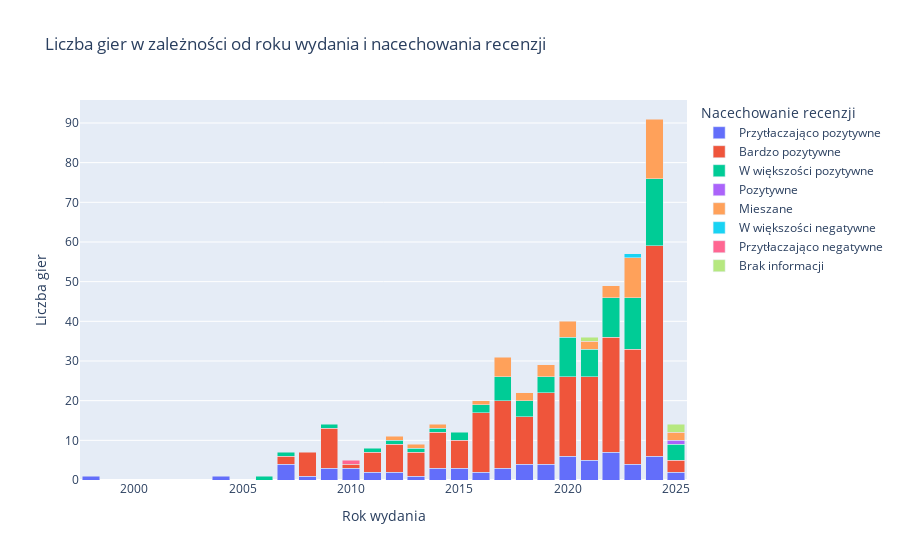

This figure's notebook cell:
### Code cell
# 3. Rozkład cen w zależności od daty wydania
import plotly.express as px
import pandas as pd

# Wykres liczby gier z podziałem na nacechowanie
# Grupowanie danych: liczba gier w zależności od nacechowania recenzji
count_data = df.groupby('Nacechowanie recenzji')['Tytuł'].count().reset_index()
count_data.rename(columns={'Tytuł': 'Liczba gier'}, inplace=True)

# Grupowanie danych: liczba gier w zależności od roku i nacechowania recenzji
grouped_data = df.groupby(['Rok wydania', 'Nacechowanie recenzji'])['Tytuł'].count().reset_index()
grouped_data.rename(columns={'Tytuł': 'Liczba gier'}, inplace=True)

# Wykres słupkowy z podziałem
fig5 = px.bar(grouped_data, x='Rok wydania', y='Liczba gier', color='Nacechowanie recenzji', barmode='stack',
             title='Liczba gier w zależności od roku wydania i nacechowania recenzji',
             labels={'Rok wydania': 'Rok wydania', 'Liczba gier': 'Liczba gier', 'Nacechowanie recenzji': 'Nacechowanie recenzji'},
             category_orders={'Nacechowanie recenzji': category_order})
fig5.show()

### Figure 1 — Plotly figure (JSON) as saved in the notebook; plotly's stock layout.template omitted (floating-point values rounded to 4 significant figures)
{"data": [{"alignmentgroup": "True", "hovertemplate": "Nacechowanie recenzji=Przytłaczająco pozytywne<br>Rok wydania=%{x}<br>Liczba gier=%{y}<extra></extra>", "legendgroup": "Przytłaczająco pozytywne", "marker": {"color": "#636efa", "pattern": {"shape": ""}}, "name": "Przytłaczająco pozytywne", "offsetgroup": "Przytłaczająco pozytywne", "orientation": "v", "showlegend": true, "textposition": "auto", "type": "bar", "x": [1998, 2004, 2007, 2008, 2009, 2010, 2011, 2012, 2013, 2014, 2015, 2016, 2017, 2018, 2019, 2020, 2021, 2022, 2023, 2024, 2025], "xaxis": "x", "y": [1, 1, 4, 1, 3, 3, 2, 2, 1, 3, 3, 2, 3, 4, 4, 6, 5, 7, 4, 6, 2], "yaxis": "y"}, {"alignmentgroup": "True", "hovertemplate": "Nacechowanie recenzji=Bardzo pozytywne<br>Rok wydania=%{x}<br>Liczba gier=%{y}<extra></extra>", "legendgroup": "Bardzo pozytywne", "marker": {"color": "#EF553B", "pattern": {"shape": ""}}, "name": "Bardzo pozytywne", "offsetgroup": "Bardzo pozytywne", "orientation": "v", "showlegend": true, "textposition": "auto", "type": "bar", "x": [2007, 2008, 2009, 2010, 2011, 2012, 2013, 2014, 2015, 2016, 2017, 2018, 2019, 2020, 2021, 2022, 2023, 2024, 2025], "xaxis": "x", "y": [2, 6, 10, 1, 5, 7, 6, 9, 7, 15, 17, 12, 18, 20, 21, 29, 29, 53, 3], "yaxis": "y"}, {"alignmentgroup": "True", "hovertemplate": "Nacechowanie recenzji=W większości pozytywne<br>Rok wydania=%{x}<br>Liczba gier=%{y}<extra></extra>", "legendgroup": "W większości pozytywne", "marker": {"color": "#00cc96", "pattern": {"shape": ""}}, "name": "W większości pozytywne", "offsetgroup": "W większości pozytywne", "orientation": "v", "showlegend": true, "textposition": "auto", "type": "bar", "x": [2006, 2007, 2009, 2011, 2012, 2013, 2014, 2015, 2016, 2017, 2018, 2019, 2020, 2021, 2022, 2023, 2024, 2025], "xaxis": "x", "y": [1, 1, 1, 1, 1, 1, 1, 2, 2, 6, 4, 4, 10, 7, 10, 13, 17, 4], "yaxis": "y"}, {"alignmentgroup": "True", "hovertemplate": "Nacechowanie recenzji=Pozytywne<br>Rok wydania=%{x}<br>Liczba gier=%{y}<extra></extra>", "legendgroup": "Pozytywne", "marker": {"color": "#ab63fa", "pattern": {"shape": ""}}, "name": "Pozytywne", "offsetgroup": "Pozytywne", "orientation": "v", "showlegend": true, "textposition": "auto", "type": "bar", "x": [2025], "xaxis": "x", "y": [1], "yaxis": "y"}, {"alignmentgroup": "True", "hovertemplate": "Nacechowanie recenzji=Mieszane<br>Rok wydania=%{x}<br>Liczba gier=%{y}<extra></extra>", "legendgroup": "Mieszane", "marker": {"color": "#FFA15A", "pattern": {"shape": ""}}, "name": "Mieszane", "offsetgroup": "Mieszane", "orientation": "v", "showlegend": true, "textposition": "auto", "type": "bar", "x": [2012, 2013, 2014, 2016, 2017, 2018, 2019, 2020, 2021, 2022, 2023, 2024, 2025], "xaxis": "x", "y": [1, 1, 1, 1, 5, 2, 3, 4, 2, 3, 10, 15, 2], "yaxis": "y"}, {"alignmentgroup": "True", "hovertemplate": "Nacechowanie recenzji=W większości negatywne<br>Rok wydania=%{x}<br>Liczba gier=%{y}<extra></extra>", "legendgroup": "W większości negatywne", "marker": {"color": "#19d3f3", "pattern": {"shape": ""}}, "name": "W większości negatywne", "offsetgroup": "W większości negatywne", "orientation": "v", "showlegend": true, "textposition": "auto", "type": "bar", "x": [2023], "xaxis": "x", "y": [1], "yaxis": "y"}, {"alignmentgroup": "True", "hovertemplate": "Nacechowanie recenzji=Przytłaczająco negatywne<br>Rok wydania=%{x}<br>Liczba gier=%{y}<extra></extra>", "legendgroup": "Przytłaczająco negatywne", "marker": {"color": "#FF6692", "pattern": {"shape": ""}}, "name": "Przytłaczająco negatywne", "offsetgroup": "Przytłaczająco negatywne", "orientation": "v", "showlegend": true, "textposition": "auto", "type": "bar", "x": [2010], "xaxis": "x", "y": [1], "yaxis": "y"}, {"alignmentgroup": "True", "hovertemplate": "Nacechowanie recenzji=Brak informacji<br>Rok wydania=%{x}<br>Liczba gier=%{y}<extra></extra>", "legendgroup": "Brak informacji", "marker": {"color": "#B6E880", "pattern": {"shape": ""}}, "name": "Brak informacji", "offsetgroup": "Brak informacji", "orientation": "v", "showlegend": true, "textposition": "auto", "type": "bar", "x": [2021, 2025], "xaxis": "x", "y": [1, 2], "yaxis": "y"}], "layout": {"barmode": "stack", "legend": {"title": {"text": "Nacechowanie recenzji"}, "tracegroupgap": 0}, "title": {"text": "Liczba gier w zależności od roku wydania i nacechowania recenzji"}, "xaxis": {"anchor": "y", "domain": [0, 1], "title": {"text": "Rok wydania"}}, "yaxis": {"anchor": "x", "domain": [0, 1], "title": {"text": "Liczba gier"}}}}
